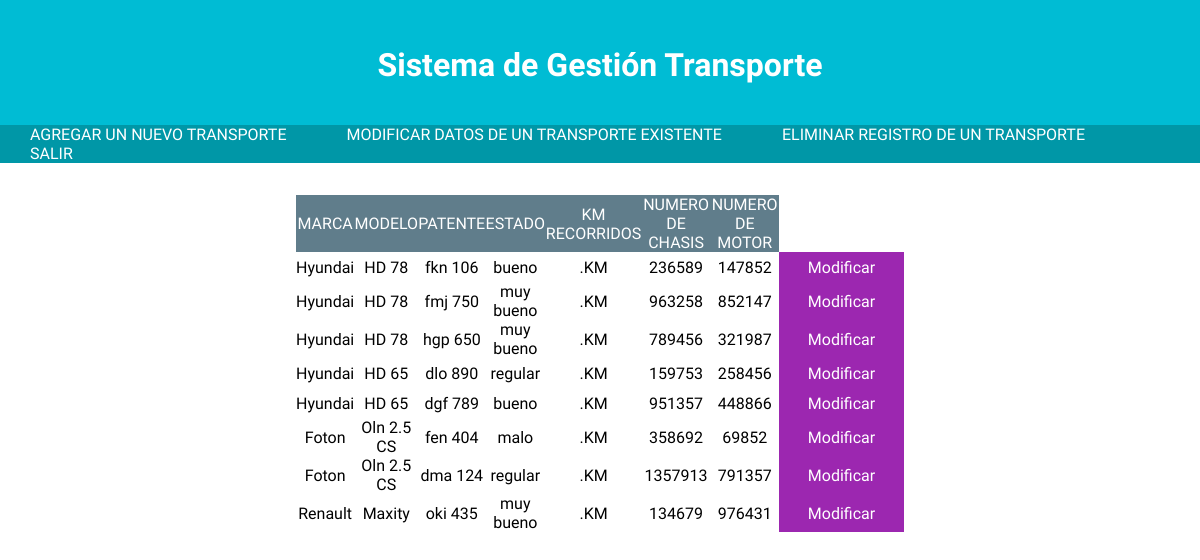
Page /Web/php/ADMINISTRADOR/GESTION/TRANSPORTES/modificar_transportes.php (signed in) on the earlier database version.
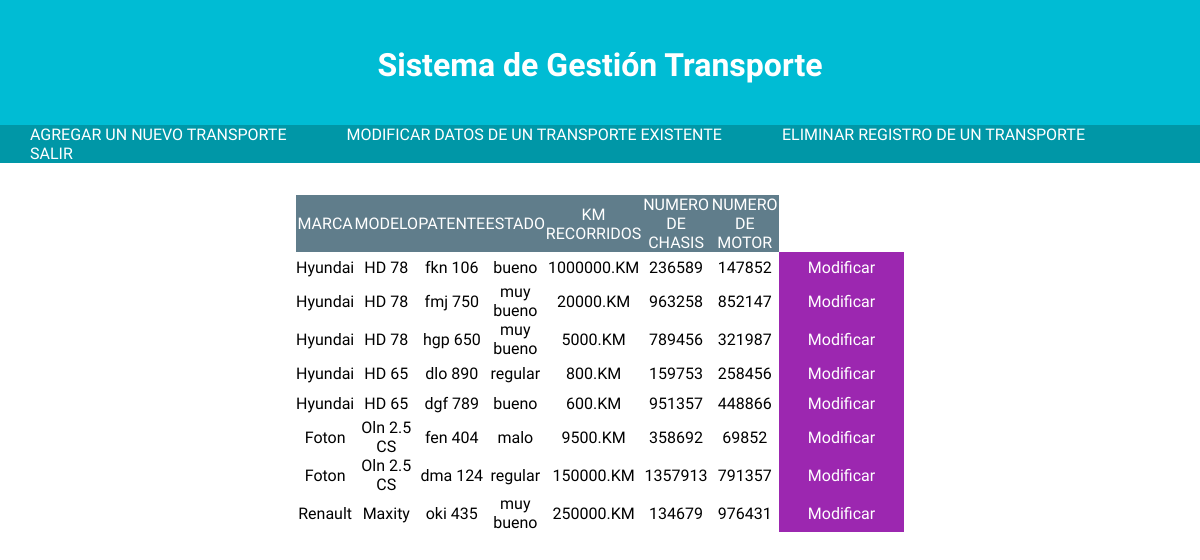
Same page on the later database version.
### tables this page shows
create table if not exists estado
(id_estado varchar(2) primary key,
	descripcion varchar(20));

create table if not exists marca
(id_marca int primary key,
 descripcion varchar(30)
 );

create table if not exists modelo
	(id_modelo int primary key,
     descripcion varchar (30)
);

create table if not exists transporte
    (id_transporte int primary key,
     id_vehiculo int,
     id_estado varchar(2),
     num_chasis int,
     num_motor int,
     anio_fabricacion int,
     patente varchar(30) unique,
     km_recorridos int,
     constraint id_vehiculo_fk foreign key(id_vehiculo) references vehiculo (id_vehiculo)
     ON DELETE CASCADE
	 ON UPDATE CASCADE,
     constraint id_estado_fk foreign key (id_estado) references estado (id_estado)
	 ON DELETE CASCADE
	 ON UPDATE CASCADE
);

### Web/php/rutas.php (called while the page is built, shortened)
<?php
			   $menu_modificacion_transporte ="menu_modificacion_transportes.php";
?>

### Web/php/ADMINISTRADOR/GESTION/TRANSPORTES/modificar_transportes.php (the view, shortened to what this page needs)
<html>
<head>
<?php include ("transportes_datos.php"); ?>
</head>
<body>
	<div id="divContenedor">
		<div class="divTabla">
		<?php include ("../../../rutas.php");
		 $consulta_transporte = mysql_query ("SELECT M.descripcion marca,MO.descripcion modelo, T.patente patente,T.id_transporte ID,E.descripcion estado,T.km_recorridos km,T.num_chasis chasis,T.num_motor motor
											 FROM estado E inner join
												  transporte T on E.id_estado = T.id_estado inner join
											      vehiculo V on T.id_vehiculo = V.id_vehiculo inner join
											      marca M on V.id_marca = M.id_marca inner join
											      modelo MO on V.id_modelo = MO.id_modelo")or die (mysql_error());
			if ($row = mysql_fetch_array($consulta_transporte)){
			echo "<table border = '1'> \n";
			echo "<tr><td>MARCA</td><td>MODELO</td><td>PATENTE</td><td>ESTADO</td><td>KM RECORRIDOS</td><td>NUMERO DE CHASIS</td><td>NUMERO DE MOTOR</td></tr>\n";
			do{
				echo "<tr><td>".$row["marca"]."</td><td>".$row["modelo"]."</td><td>".$row["patente"]."</td><td>".$row["estado"]."</td><td>".$row["km"].".KM</td><td>".$row["chasis"]."</td><td>".$row["motor"]."</td><td class='tBotonModif'><a href='".$menu_modificacion_transporte ."?ID=".$row["ID"]."' class = 'tLink' >Modificar</a></td></tr> \n";
			} while ($row = mysql_fetch_array($consulta_transporte));
			echo "</table> \n";
		} else {
			echo "<h3> No se encontraron registros </h3>";
		}
	?>
</div>
</div>
</body>
</html>

Differences in the rows shown:
changed through a linked row, estado "bueno": transporte.km_recorridos (not shown) → "1000000"; transporte.km_recorridos (not shown) → "600"
changed through a linked row, estado "muy bueno": transporte.km_recorridos (not shown) → "20000"; transporte.km_recorridos (not shown) → "5000"; transporte.km_recorridos (not shown) → "250000"
changed through a linked row, estado "regular": transporte.km_recorridos (not shown) → "800"; transporte.km_recorridos (not shown) → "150000"
changed through a linked row, estado "malo": transporte.km_recorridos (not shown) → "9500"
